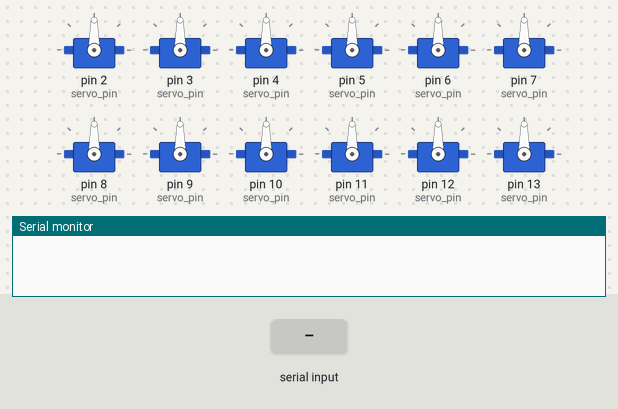
Bench run of a sketch on a simulated Arduino Leonardo, built with avr-gcc and run on an emulated ATmega32U4. On the bench: 12 × servo, the last lines printed to the serial monitor. The test bench sets the inputs (shaded band).

Above: at 2.4 s.
2.5 s: "a" received over Serial
At 4.6 s:
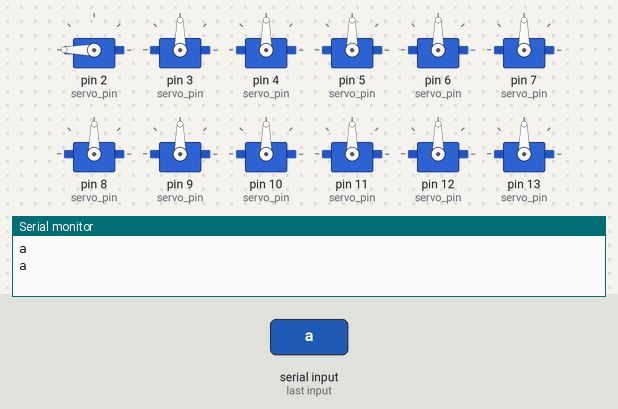
5.2 s: "s" received over Serial
At 7.4 s:
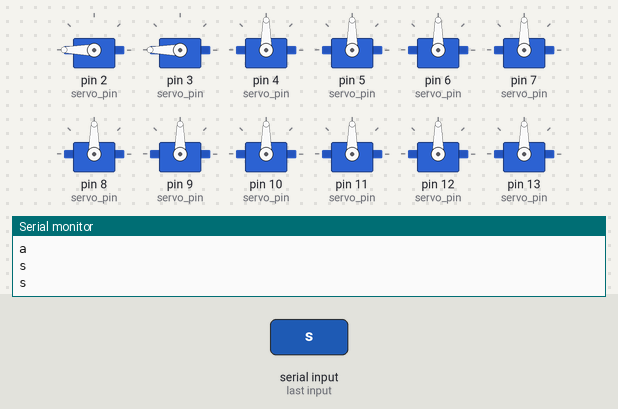
7.8 s: "d" received over Serial
At 10.0 s:
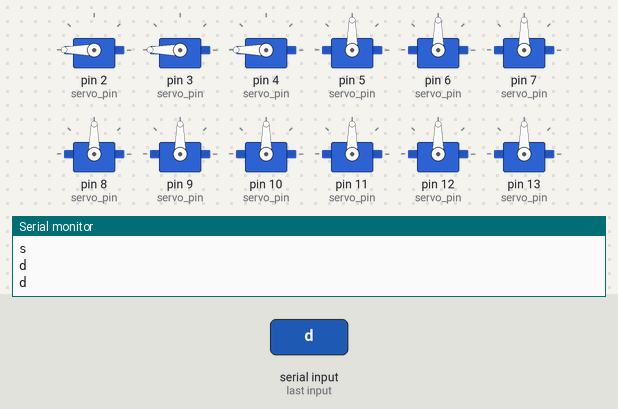
10.3 s: "a" received over Serial
12.9 s: "s" received over Serial
Timing chart, 0 to 15.9 s (numbered marks = the images above; inputs shaded):
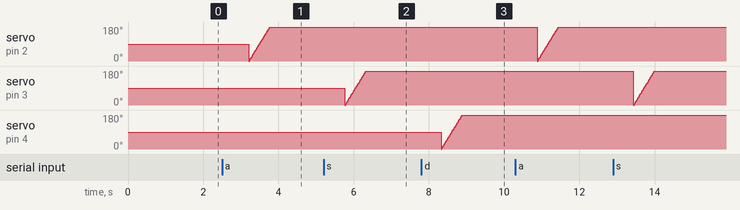

The sketch:

aranha-teste.ino
```cpp
#include <Servo.h>
#include <SerialCommand.h>
SerialCommand SCmd;   // The demo SerialCommand object
Servo servo[4][3];

//define servos' ports
const int servo_pin[4][3] = { {2, 3, 4}, {5, 6, 7}, {8, 9, 10}, {11, 12, 13} };
int pos = 0;
void setup()
{
  //initialize all servos
  for (int i = 0; i < 4; i++)
  {
    for (int j = 0; j < 3; j++)
    {
      servo[i][j].attach(servo_pin[i][j]);
      delay(100);
    }
  }
  Serial.begin(9600);
   while(!Serial) {
    ; //Aguarda conexão da porta. Necessário apenas para placas com USB nativa (como o Arduino Leonardo)
   } //Fim do while

}


void loop() {
  // put your main code here, to run repeatedly:

  delay(1000);


  if (Serial.available()) { // Verificar se há caracteres disponíveis
    char caractere = Serial.read(); // Armazena caractere lido
    Serial.println(caractere);


    // in steps of 1 degree
      if(caractere == 'a'){
        Serial.println(caractere);
        for (pos = 0; pos <= 180; pos += 1) { // goes from 0 degrees to 180 degrees
          servo[0][0].write(pos);
           delay(3);
        }
      }else if(caractere == 's'){
        Serial.println(caractere);
        for (pos = 0; pos <= 180; pos += 1) { // goes from 0 degrees to 180 degrees
          servo[0][1].write(pos);
          delay(3);
        }
      }else if(caractere == 'd'){
        Serial.println(caractere);
        for (pos = 0; pos <= 180; pos += 1) { // goes from 0 degrees to 180 degrees
          servo[0][2].write(pos);
          delay(3);
        }
      }


  }


}


void andar_frente(){
  for(pos = 0; pos <= 30; pos++){
    servo[0][0].write(pos);
  }
   for(pos = 0; pos <= 30; pos++){
    servo[0][1].write(pos);
  }
   for(pos = 0; pos <= 20; pos++){
    servo[0][2].write(pos);
  }
   for(pos = 30; pos >= 0; pos--){
    servo[0][0].write(pos);
  }
//-----------------/
for(pos = 0; pos <= 30; pos++){
    servo[2][0].write(pos);
  }
   for(pos = 0; pos <= 30; pos++){
    servo[2][1].write(pos);
  }
   for(pos = 20; pos >= 0; pos++){
    servo[2][2].write(pos);
  }
   for(pos = 30; pos >= 0; pos--){
    servo[2][0].write(pos);
  }
//--------------/
for(pos = 0; pos <= 30; pos++){
    servo[1][0].write(pos);
  }
   for(pos = 0; pos <= 30; pos++){
    servo[1][1].write(pos);
  }
   for(pos = 0; pos <= 20; pos--){
    servo[1][2].write(pos);
  }
   for(pos = 30; pos >= 0; pos--){
    servo[1][0].write(pos);
  }
//---------------------/
  for(pos = 0; pos <= 30; pos++){
    servo[3][0].write(pos);
  }
   for(pos = 0; pos <= 30; pos++){
    servo[3][1].write(pos);
  }
   for(pos = 20; pos >= 0; pos--){
    servo[3][2].write(pos);
  }
   for(pos = 30; pos >= 0; pos--){
    servo[3][0].write(pos);
  }

}

void girar(){

}

void iniciar(){
  for(pos = 0; pos <=45; pos++){
    servo[0][0].write(pos);
  }
  for(pos = 0; pos <= 135; pos++){
    servo[0][2].write(pos);
  }
//  ------------------------/
for(pos = 0; pos <=45; pos++){
    servo[1][0].write(pos);
  }
  for(pos = 0; pos <= 135; pos++){
    servo[1][2].write(pos);
  }
//  ------------------------/
for(pos = 0; pos <=45; pos++){
    servo[2][0].write(pos);
  }
  for(pos = 0; pos <= 135; pos++){
    servo[2][2].write(pos);
  }
//  ------------------------/
for(pos = 0; pos <=45; pos++){
    servo[3][0].write(pos);
  }
  for(pos = 0; pos <= 135; pos++){
    servo[3][2].write(pos);
  }
//  ------------------------/
}
```
